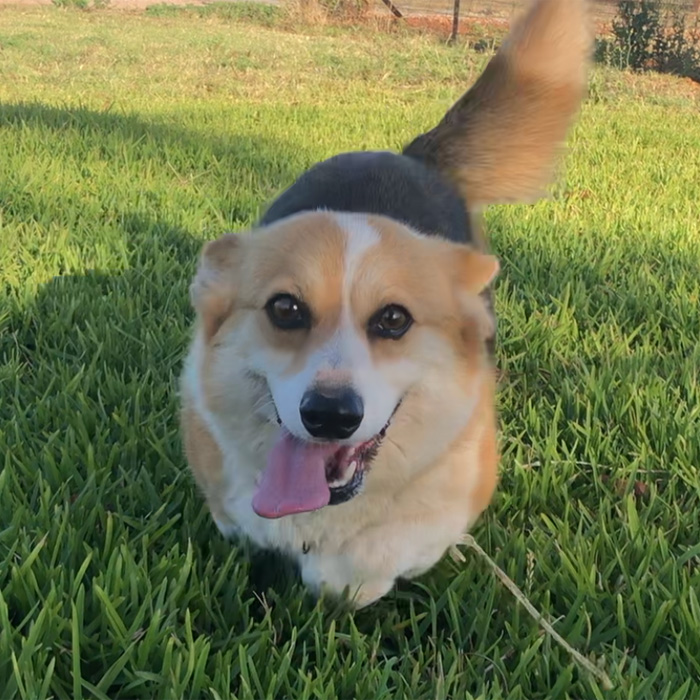
#> input picture CHAPTER08/images/translate.jpg, 700 x 700 px
$ python 04.translation.py
#> lines starting #> are read from the running program, lines starting #| are printed output that depends on the picture
import numpy as np, cv2

def contain(p, shape):
    return 0 <= p[0] < shape[0] and 0 <= p[1] < shape[1]

def translate(img, pt):
    dst = np.zeros(img.shape, img.dtype)
    for i in range(img.shape[0]):
        for j in range(img.shape[1]):
            x, y = np.subtract((j, i), pt)
            if contain((y, x), img.shape):
                dst[i, j] = img[y, x]
    return dst

image = cv2.imread("images/translate.jpg", cv2.IMREAD_COLOR)
#> image is the input picture: shape (700, 700, 3); mean B, G, R 78.3, 119.8, 114
if image is None: raise Exception("영상파일 읽기 에러")

dst1 = translate(image, (30, 80))
#> after the loop in translate, `for i in range(img.shape[0]):`:
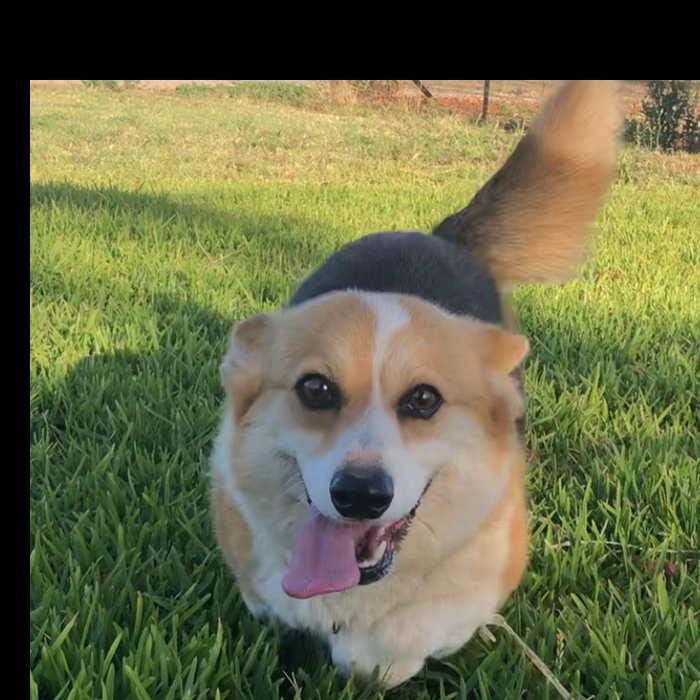
#> dst: shape (700, 700, 3); mean B, G, R 71.1, 106.3, 103.5
dst2 = translate(image, (-70, -50))
#> call 2 of translate, with pt = (-70, -50)
#> after the loop in translate (call 2), `for i in range(img.shape[0]):`:
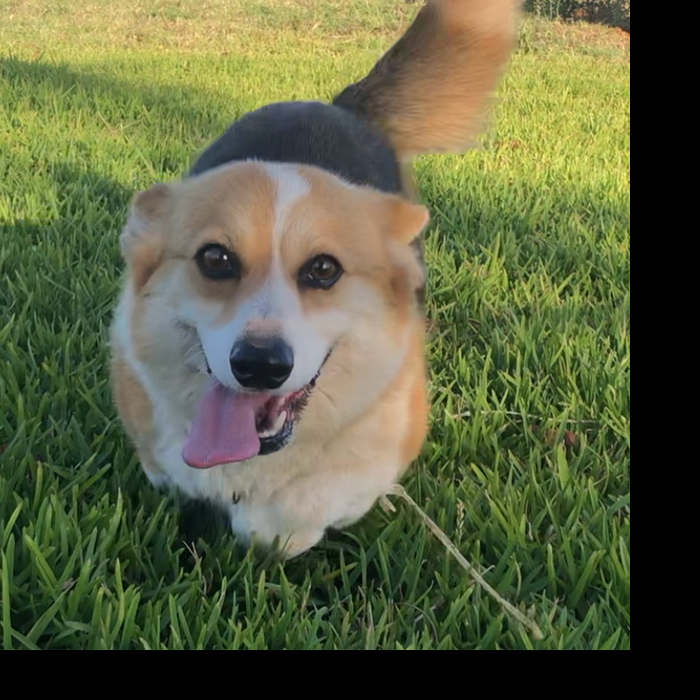
#> dst: shape (700, 700, 3); mean B, G, R 64.8, 97.8, 92.3

cv2.imshow("image", image)
cv2.imshow("dst1: trans to (30, 80)", dst1)
cv2.imshow("dst2: trans to (-70, -50)", dst2)
cv2.waitKey(0)
